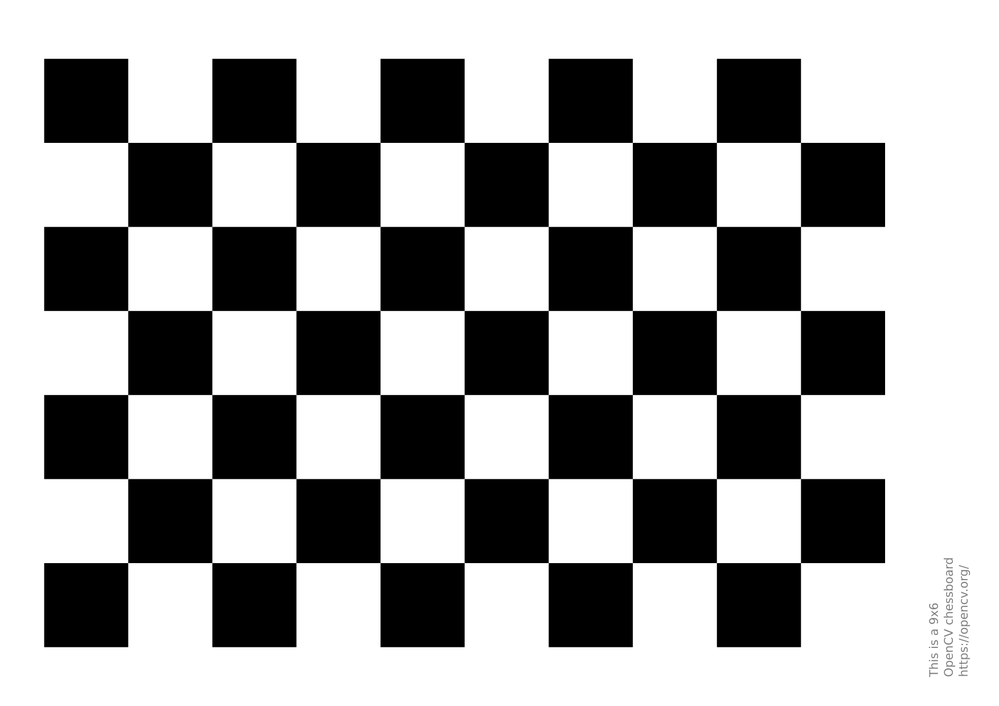
#> input picture chess_pattern.png, 999 x 706 px, shrunk from 1754 x 1240 before the run; its folder holds only this picture in this run
$ python calib.py --folder .
#> lines starting #> are read from the running program, lines starting #| are printed output that depends on the picture; after the words box and inside, x2 and y2 are one past the last pixel; in counts of white or black regions, pixels touching at a corner belong together; long printed decimals are rounded
import numpy as np
import cv2
import glob
import argparse
import matplotlib.pyplot as plt

#ignores = ['000007']
ignores = []

def calib(folder):
#> called with folder = '.'
    rows = 9
    cols = 6
    # termination criteria
    criteria = (cv2.TERM_CRITERIA_EPS + cv2.TERM_CRITERIA_MAX_ITER, 30, 0.001)
    # prepare object points, like (0,0,0), (1,0,0), (2,0,0) ....,(6,5,0)
    objp = np.zeros((cols*rows,3), np.float32)
    objp[:,:2] = np.mgrid[0:rows,0:cols].T.reshape(-1,2)
    # Arrays to store object points and image points from all the images.
    objpoints = [] # 3d point in real world space
    imgpoints = [] # 2d points in image plane.
    fnames = sorted(glob.glob(folder+'/*.png'))
    for fname in fnames:
        print(fname)
        skip = False
        for ignore in ignores:
            if ignore in fname:
                skip = True
                print('skipping image: ',fname)
        if skip:
            continue
        img = cv2.imread(fname)
#> img is the input picture: shape (706, 999, 3); min 0, max 255, mean 165.4
        gray = cv2.cvtColor(img, cv2.COLOR_BGR2GRAY)
        # Find the chess board corners
        ret, corners = cv2.findChessboardCorners(gray, (rows,cols), None)
#> ret = True; corners = 54 rows, first 8: [127.7, 142.4], [211.8, 142.5], [295.9, 142.5], [380, 142.5], [464.2, 142.5], [548.3, 142.4], [632.4, 142.4], [716.4, 142.4]
        # If found, add object points, image points (after refining them)
        if ret == True:
            objpoints.append(objp)
            corners2 = cv2.cornerSubPix(gray,corners, (11,11), (-1,-1), criteria)
#> corners2 = 54 rows, first 8: [127.7, 142.4], [211.8, 142.4], [295.9, 142.4], [380.1, 142.4], [464.2, 142.4], [548.3, 142.4], [632.4, 142.4], [716.4, 142.4]
            imgpoints.append(corners2)
            # Draw and display the corners
            cv2.drawChessboardCorners(img, (rows,cols), corners2, ret)
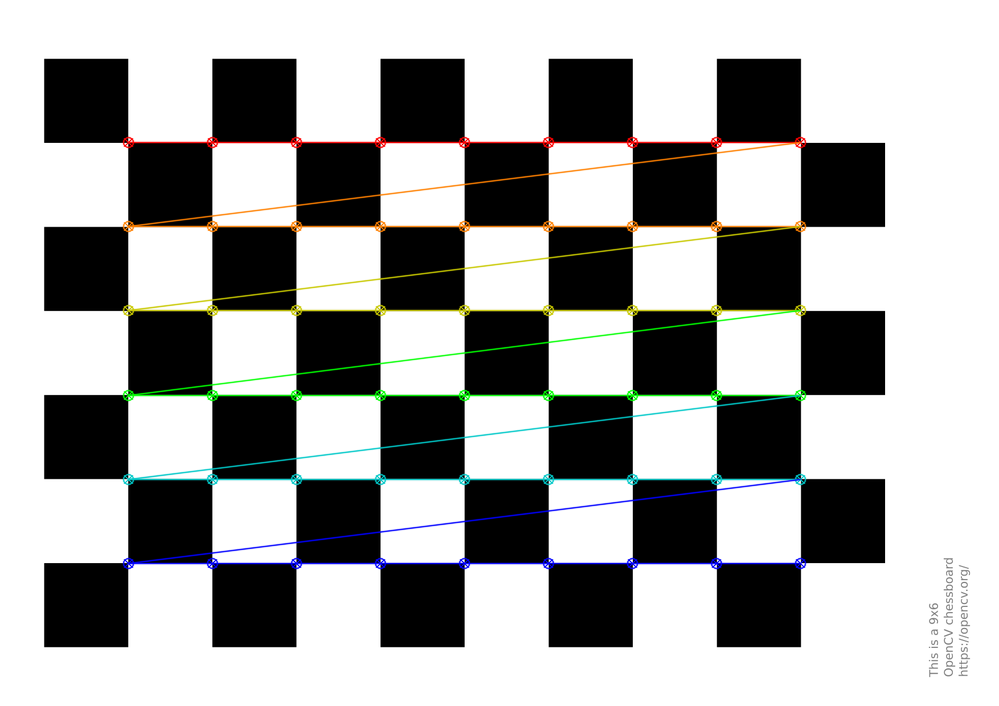
#> img: shape (706, 999, 3); 3.76% of pixels changed, all inside (x1, y1, x2, y2) = (122, 136, 807, 570)
        cv2.imshow('img', img)
        if False:
            cv2.imwrite('./drawChessBoardCorners/'+fname.split('/')[-1].split('.')[0]+'.jpg',img)
        cv2.waitKey(-1)

    ret, mtx, dist, rvecs, tvecs = cv2.calibrateCamera(objpoints, imgpoints, gray.shape[::-1], None, None)
#> ret = 0.0202; mtx = [[47680.2, 0, 499], [0, 47626.9, 352.5], [0, 0, 1]]; dist = [[-1.93, -2.06e-05, 1.24e-05, -0.0199, 6.99e-09]]; rvecs = ([2e-05, 0.024, -2.13e-07],); tvecs = ([-4.41, -2.5, 566.8],)

    with np.printoptions(precision=16, suppress=True):
        print('mtx',mtx)
#| mtx [[47680.152        0.                 499.010]
#|  [    0.               47626.937      352.500 ]
#|  [    0.                   0.                   1.              ]]
        print('dist',dist)
#| dist [[-1.935 -2.064e-05  1.239e-05
#|   -0.01988  6.992e-09]]

    img = cv2.imread(fnames[0])
    h, w = img.shape[:2]
#> h = 706; w = 999
    newcameramtx, roi = cv2.getOptimalNewCameraMatrix(mtx, dist, (w,h), 1, (w,h))
#> newcameramtx = [[47664.9, 0, 498.6], [0, 47591.9, 352.5], [0, 0, 1]]; roi = (0, 0, 998, 704)
    print('newcameramtx',newcameramtx)
#| newcameramtx [[4.76649317e+04 0.00000000e+00 4.98646018e+02]
#|  [0.00000000e+00 4.75919301e+04 3.52500149e+02]
#|  [0.00000000e+00 0.00000000e+00 1.00000000e+00]]

    # undistort
    dst = cv2.undistort(img, mtx, dist, None, newcameramtx)
    # crop the image
    x, y, w, h = roi
#> x = 0; y = 0; w = 998; h = 704
    dst = dst[y:y+h, x:x+w]
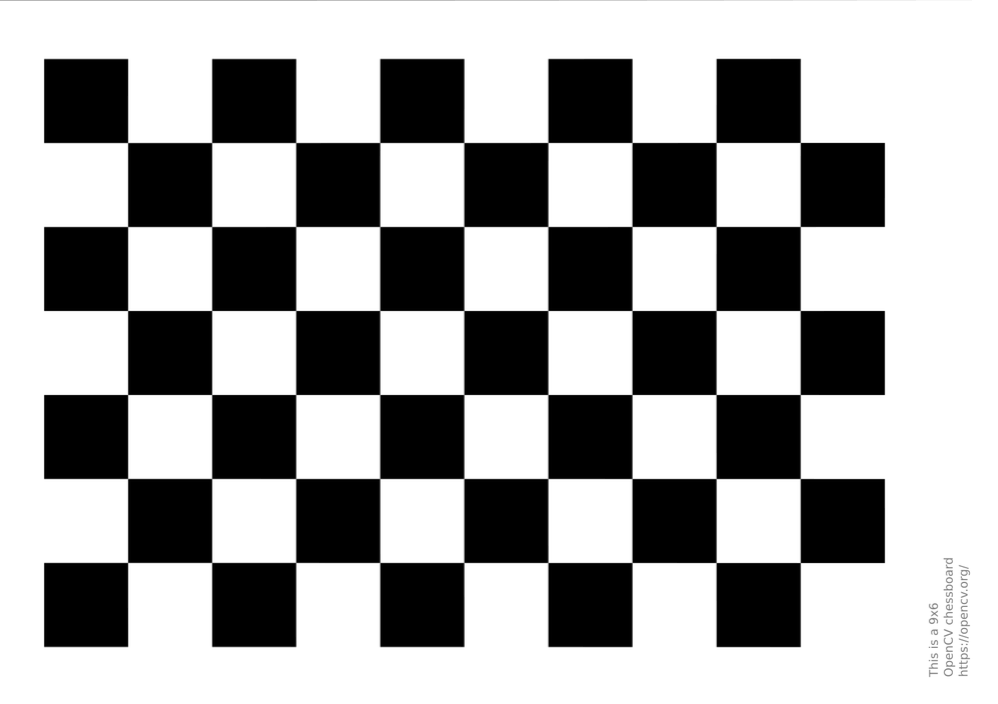
#> dst: shape (704, 998, 3); min 0, max 255, mean 165.1
    cv2.imshow('undistorted', dst)
    cv2.waitKey(-1)

    mean_error = 0
    errors = []
    for i in range(len(objpoints)):
        imgpoints2, _ = cv2.projectPoints(objpoints[i], rvecs[i], tvecs[i], mtx, dist)
        error = cv2.norm(imgpoints[i], imgpoints2, cv2.NORM_L2)/len(imgpoints2)
        mean_error += error
        errors.append(error)
#> this loop made 1 pass
#> (error, mean_error) on pass 1: (0.00275, 0.00275)
#> after the loop, errors = [0.00275]; mean_error = 0.00275
    print( "total error: {}".format(mean_error/len(objpoints)) )
#| total error: 0.002748
    fig = plt.figure(figsize = (10, 5))

    plt.bar(np.arange(len(errors)), errors, color ='maroon', width = 0.4)

    plt.xlabel("Image")
    plt.ylabel("L2-norm of error")
    plt.savefig('error_per_image.jpg')
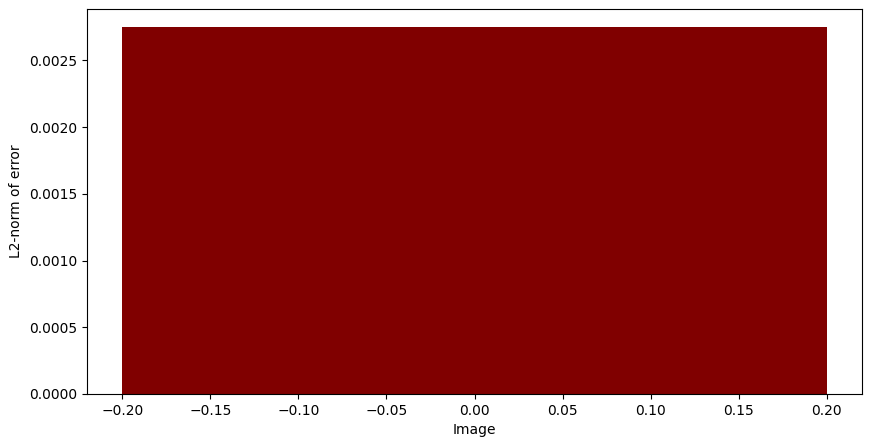
#> figure drawn by matplotlib, 1 panel
    plt.show()

    np.savetxt('camera_model.txt',mtx,fmt='%0.16f')

if __name__ == "__main__":
    parser = argparse.ArgumentParser()
    parser.add_argument('--folder', type=str, required=True)
    args = parser.parse_args()

    calib(args.folder)
